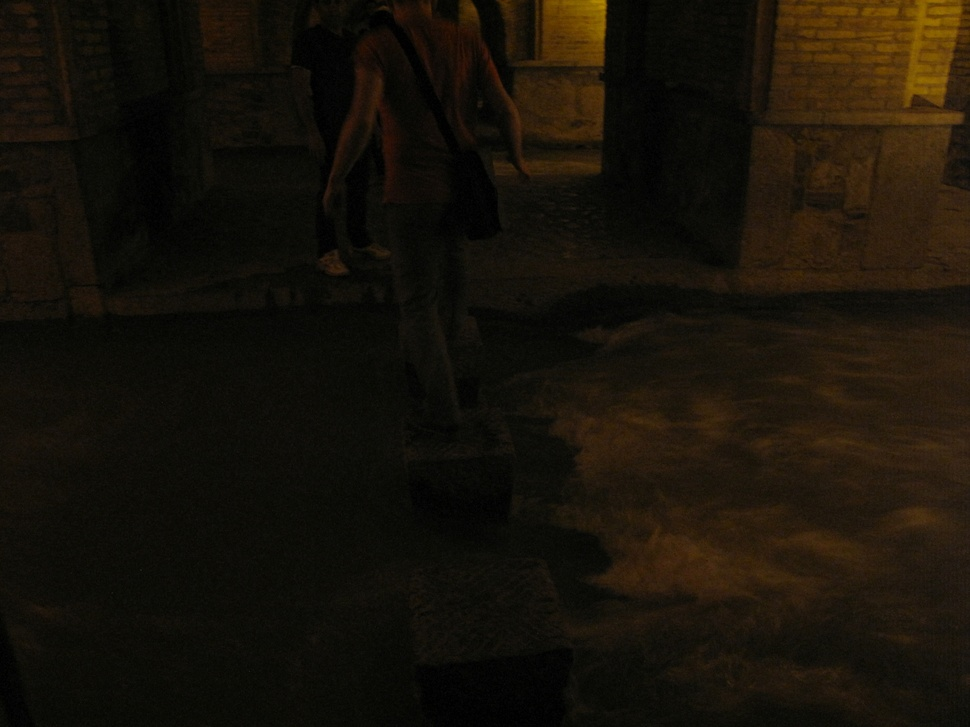
#> input picture ImageProcessing_HW01/Q6/Dark.jpg, 970 x 727 px, shrunk from 2208 x 1656 before the run
$ python q6.py
#> lines starting #> are read from the running program, lines starting #| are printed output that depends on the picture
import numpy as np
import cv2
from matplotlib import pyplot as plt


def read(file_name, image_type):
#> called with file_name = 'Dark.jpg', image_type = 'RGB'
    img = cv2.imread(file_name)
#> img is the input picture: shape (727, 970, 3); mean B, G, R 9.1, 18.2, 23.5
    if image_type == "RGB":
        return cv2.cvtColor(img, cv2.COLOR_BGR2RGB)
#> call 2 of read, with file_name = 'Pink.jpg', image_type = 'RGB'
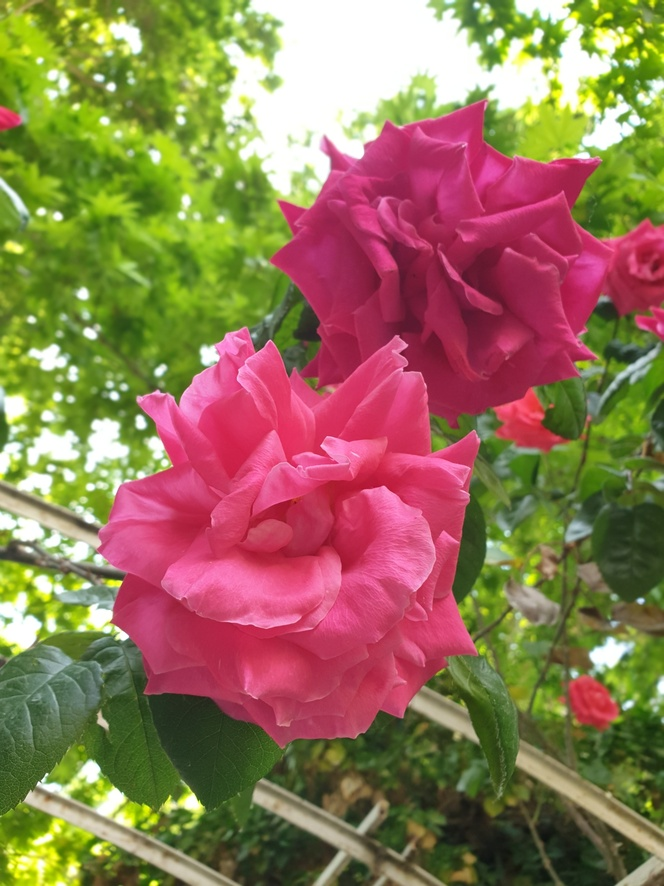
#> input picture ImageProcessing_HW01/Q6/Pink.jpg, 664 x 886 px, shrunk from 1512 x 2016 before the run
#> in read, img is the input picture: shape (886, 664, 3); mean B, G, R 85.2, 117.6, 146.5
    elif image_type == "HSV":
        return cv2.cvtColor(img, cv2.COLOR_BGR2HSV)


def process(input_image, target_image):
    input_image_r, input_image_g, input_image_b = cv2.split(input_image)
    target_image_r, target_image_g, target_image_b = cv2.split(target_image)
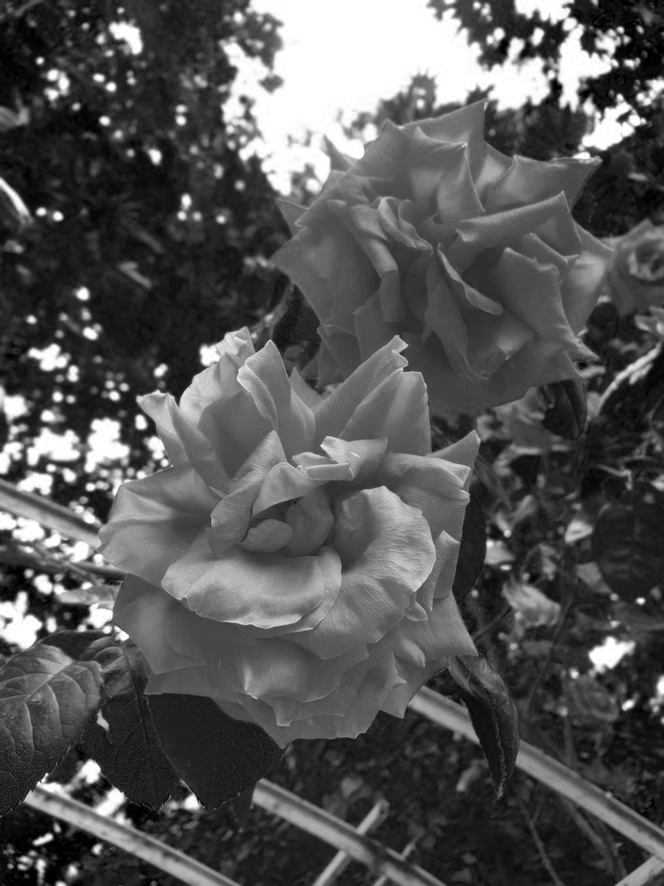
#> target_image_b: shape (886, 664); min 0, max 255, mean 85.2
    input_image_r = match_histograms(input_image_r, target_image_r)
    input_image_g = match_histograms(input_image_g, target_image_g)
    input_image_b = match_histograms(input_image_b, target_image_b)
    return np.dstack((input_image_r, input_image_g, input_image_b))


def match_histograms(input_image, target_image):
    input_hist, input_bins = np.histogram(input_image, 256, [0, 256])
#> input_hist = 256 values, max 43170 at index 12, min 0 at index 167, mean 2754.6; input_bins = 257 values from 0 to 256
    target_hist, target_bins = np.histogram(target_image, 256, [0, 256])
#> target_hist = 256 values, max 26934 at index 255, min 0 at index 0, mean 2298.1; target_bins = 257 values from 0 to 256
    input_hist_sum = np.cumsum(input_hist).astype('float64')
#> input_hist_sum = 256 values from 2000 to 705190
    target_hist_sum = np.cumsum(target_hist).astype('float64')
#> target_hist_sum = 256 values from 0 to 588304
    input_hist_sum /= np.max(input_hist_sum)
#> input_hist_sum = 256 values from 0.00284 to 1
    target_hist_sum /= np.max(target_hist_sum)
#> target_hist_sum = 256 values from 0 to 1
    result = np.zeros(input_image.shape)
    for i in range(0, 256):
        value = map_value(input_hist_sum[i], target_hist_sum)
        result[input_image == i] = value
#> this loop made 256 passes
#> value on passes 1 to 3: 25, 30, 35
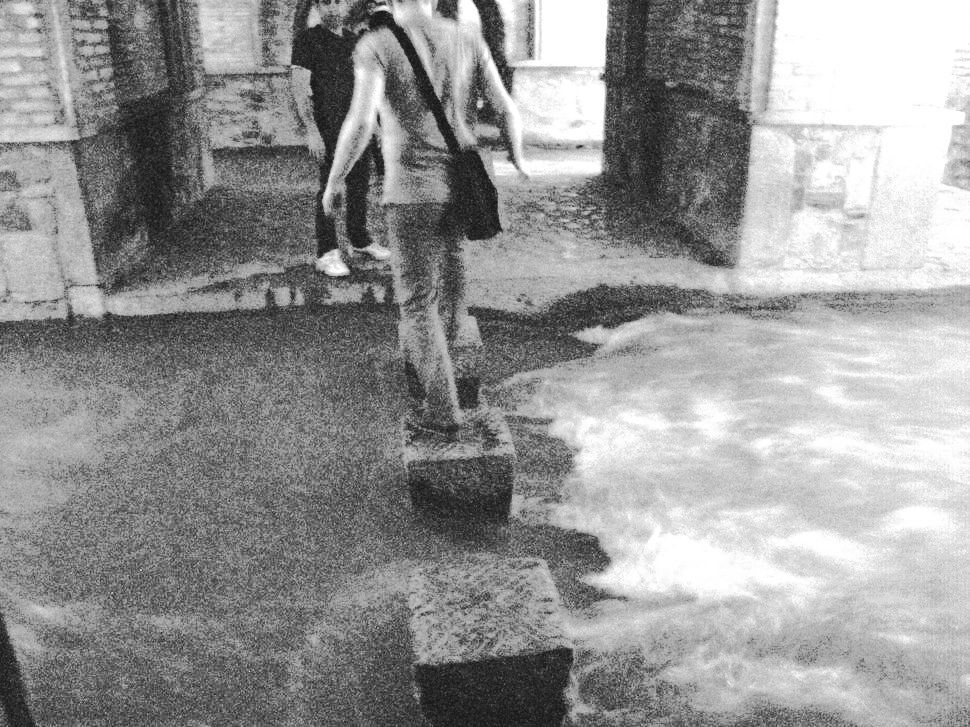
#> result: shape (727, 970) float64; min 25, max 255, mean 149.6
#> in match_histograms (call 2), `input_hist, input_bins = np.histogram(input_image, 256, [0, 256])`: input_hist = 256 values, max 53415 at index 12, min 0 at index 136, mean 2754.6
#> in match_histograms (call 2), `target_hist, target_bins = np.histogram(target_image, 256, [0, 256])`: target_hist = 256 values, max 38075 at index 255, min 0 at index 0, mean 2298.1
#> in match_histograms (call 2), `input_hist_sum = np.cumsum(input_hist).astype('float64')`: input_hist_sum = 256 values from 1989 to 705190
#> in match_histograms (call 2), `target_hist_sum = np.cumsum(target_hist).astype('float64')`: target_hist_sum = 256 values from 0 to 588304
#> in match_histograms (call 2), `input_hist_sum /= np.max(input_hist_sum)`: input_hist_sum = 256 values from 0.00282 to 1
#> in match_histograms (call 2), `target_hist_sum /= np.max(target_hist_sum)`: target_hist_sum = 256 values from 0 to 1
#> the loop in match_histograms (call 2), `for i in range(0, 256):` made 256 passes
#> value on passes 1 to 3: 24, 25, 27
#> after the loop in match_histograms (call 2), `for i in range(0, 256):`:
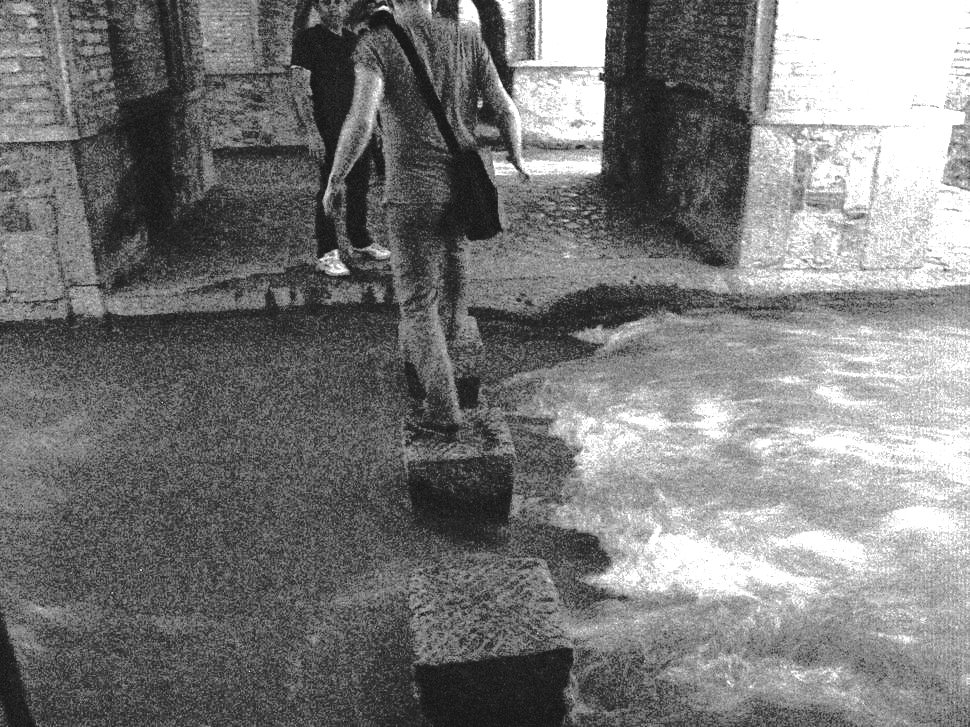
#> result: shape (727, 970) float64; min 24, max 255, mean 121.4
#> `result = process(Dark, Pink).astype('uint8')`:
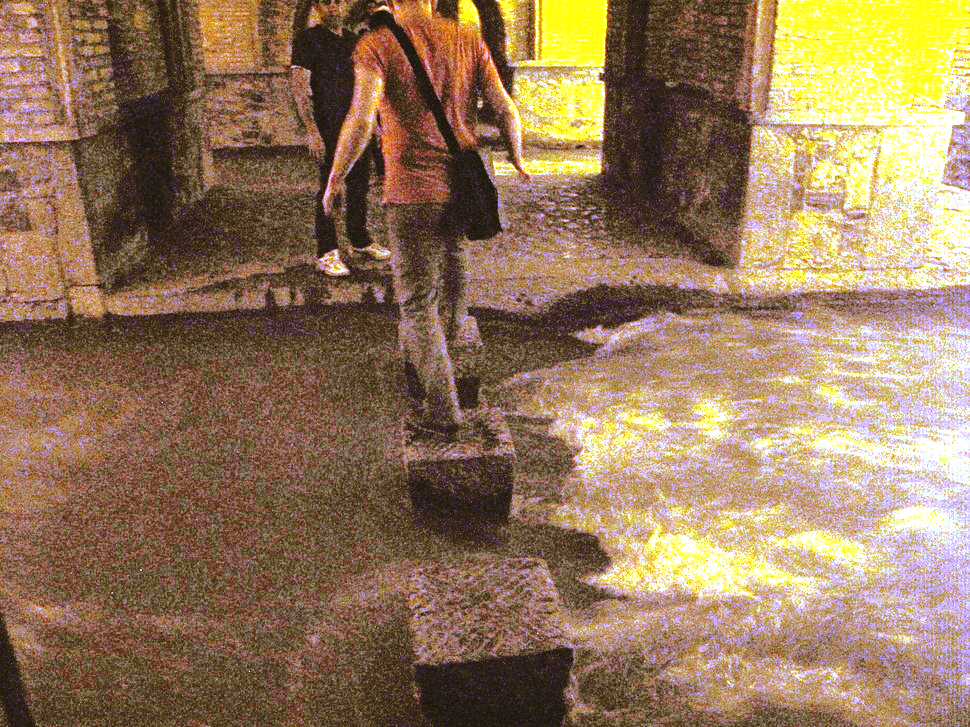
#> result: shape (727, 970, 3); mean R, G, B 149.6, 121.4, 91.9
    return result


def map_value(param, target_hist_sum):
    for i in range(0, 256):
        if target_hist_sum[i] >= param:
            return i


def show_image_hist(img, file_name):
#> called with file_name = 'res10.jpg'
    hist, bins = np.histogram(img, 256, [0, 256])
#> hist = 256 values, max 124533 at index 255, min 0 at index 0, mean 8263.9; bins = 257 values from 0 to 256
    hist = (hist / np.max(hist))
#> hist = 256 values, max 1 at index 255, min 0 at index 0, mean 0.0664
    plt.plot(hist)
    plt.savefig(file_name)
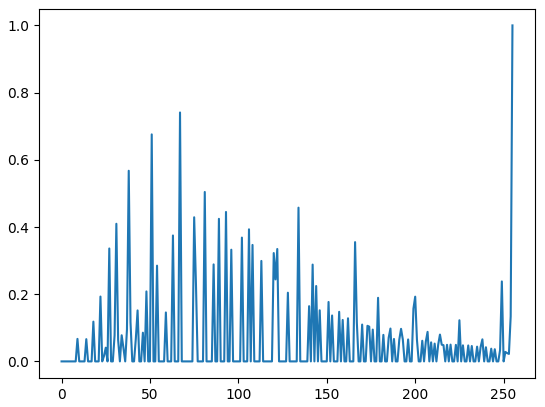
#> figure drawn by matplotlib, 1 panel; curve peaks at x = 255, y = 1


def show_cum_sum(img, file_name):
#> called with file_name = 'res10_cumsum.jpg'
    hist, bins = np.histogram(img, 256, [0, 256])
#> hist = 256 values, max 124533 at index 255, min 0 at index 0, mean 8263.9; bins = 257 values from 0 to 256
    hist = np.cumsum(hist).astype('float64')
#> hist = 256 values from 0 to 2115570
    hist = (hist / np.max(hist))
#> hist = 256 values from 0 to 1
    plt.plot(hist)
    plt.savefig(file_name)
#> figure, not shown here; curve peaks at x = 255, y = 1


Dark = read("Dark.jpg", "RGB")
Pink = read("Pink.jpg", "RGB")

result = process(Dark, Pink).astype('uint8')

show_image_hist(result, "res10.jpg")
plt.clf()
show_cum_sum(result, "res10_cumsum.jpg")
plt.imshow(result)
plt.savefig("res11.jpg")
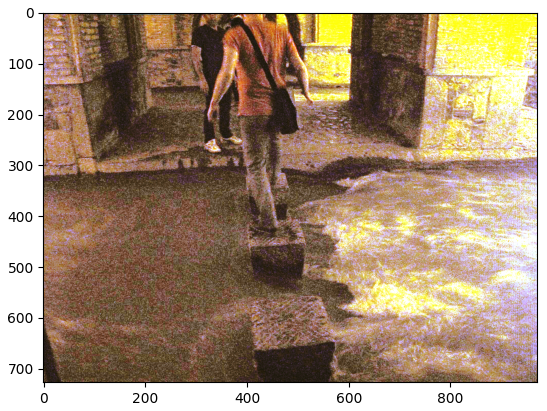
#> figure drawn by matplotlib, 1 panel
plt.show()
